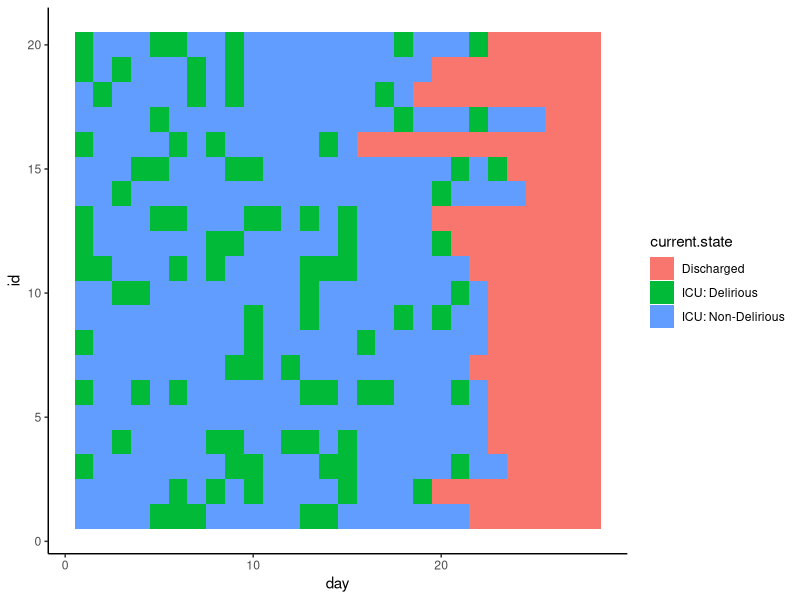
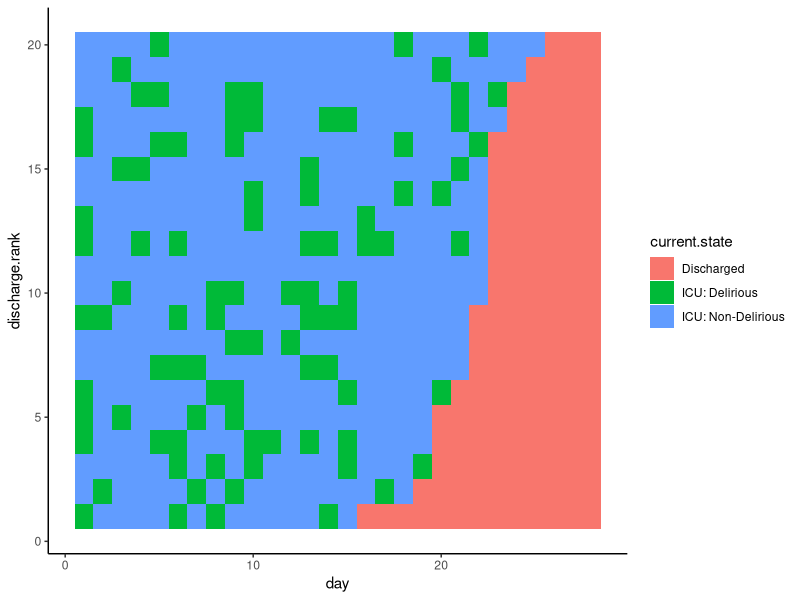

The R source for these figures, in order:
library(tidyverse)

# here I am just constructing an example data set in long
# format
df <- expand.grid(id = 1:20, day = 1:28) %>% 
	as_tibble %>%
	group_by(id) %>%
	mutate(discharged =  rbinom(1,28, prob = .75),
	       delirium = rbinom(28,1, .25),
	       current.state = ifelse(day > discharged, "Discharged",
	       	           ifelse(delirium==1, "ICU: Delirious",
	       	                  "ICU: Non-Delirious")) %>% as.factor) %>%
	ungroup
head(df)

# now I am transforming to wide format, so I can
# demonstrate how to elongate.
df.wide <- df %>%
	select(id, discharged, day, current.state) %>%
	spread(key = day, value = current.state) %>%
	# I am adding a discharge rank variable to use in a plot
	mutate(discharge.rank = rank(discharged,ties.method = "first"))
head(df.wide)

# transform to long format
df.long <- df.wide %>%
	gather(key = "day", value = "current.state", -id, - discharged, - discharge.rank) %>%
	mutate(day = as.integer(day))
head(df.long)

# make lasagna plot
ggplot(df.long) +
geom_tile(aes(x = day, y = id, fill = current.state)) +
theme_classic()

# sometimes it can be nice to order the ids by some feature of the data
# like day of discharge, most days delirious, etc.
# Here, the function dense_rank and rank can be really helpful

ggplot(df.long) +
	geom_tile(aes(x = day, y = discharge.rank, fill = current.state)) +
	theme_classic()


